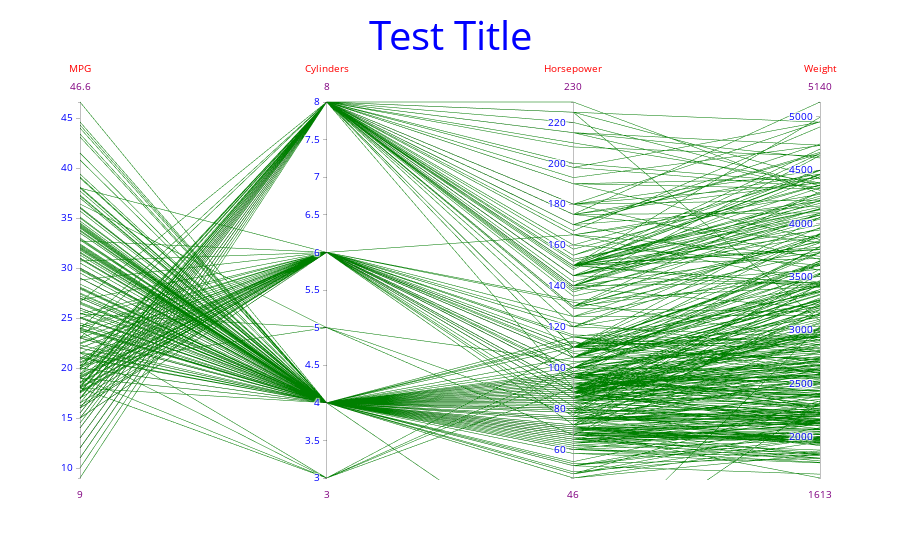

Notebook code for this chart:
### Code cell
trace = go.Parcoords(line={'color':'green'},
    dimensions=list([
        {'values':cars.MPG,'label':'MPG'},
        {'values':cars.Cylinders,'label':'Cylinders'},
        {'values':cars.Horsepower,'label':'Horsepower'},
        {'values':cars.Weight,'label':'Weight'}
    ]),
    labelfont = {'color':'red'},
    tickfont = {'color':'blue'},
    rangefont = {'color':'purple'},              
)
layout = go.Layout(title='Test Title',
                   titlefont={'size':40,'color':'blue'},
   )
fig = go.Figure(data=[trace],layout=layout)
offline.iplot(fig)

### Figure 1 — Plotly figure (JSON) as saved in the notebook; plotly's stock layout.template omitted (floating-point values rounded to 4 significant figures; data arrays with more than 128 entries replaced by an {"elided": "..."} marker saying what was removed)
{"data": [{"dimensions": [{"label": "MPG", "values": {"elided": "394 float values"}}, {"label": "Cylinders", "values": {"elided": "394 int values"}}, {"label": "Horsepower", "values": {"elided": "394 int values"}}, {"label": "Weight", "values": {"elided": "394 int values"}}], "labelfont": {"color": "red"}, "line": {"color": "green"}, "rangefont": {"color": "purple"}, "tickfont": {"color": "blue"}, "type": "parcoords", "uid": "ed8cdfa1-28ef-477e-8b6c-3cdbe4ccc6dc"}], "layout": {"title": {"font": {"color": "blue", "size": 40}, "text": "Test Title"}}}
